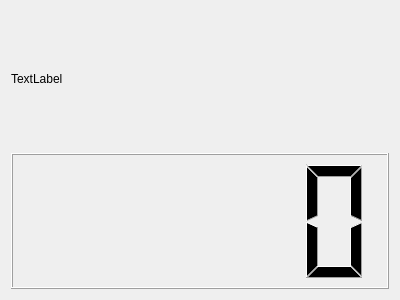
<?xml version="1.0" encoding="UTF-8"?>
<ui version="4.0">
 <class>MyWidget</class>
 <widget class="QWidget" name="MyWidget">
  <property name="geometry">
   <rect>
    <x>0</x>
    <y>0</y>
    <width>400</width>
    <height>300</height>
   </rect>
  </property>
  <property name="windowTitle">
   <string>Form</string>
  </property>
  <layout class="QVBoxLayout" name="verticalLayout">
   <item>
    <widget class="QLabel" name="label">
     <property name="text">
      <string>TextLabel</string>
     </property>
    </widget>
   </item>
   <item>
    <widget class="QLCDNumber" name="lcdNumber"/>
   </item>
  </layout>
 </widget>
 <resources/>
 <connections/>
</ui>
